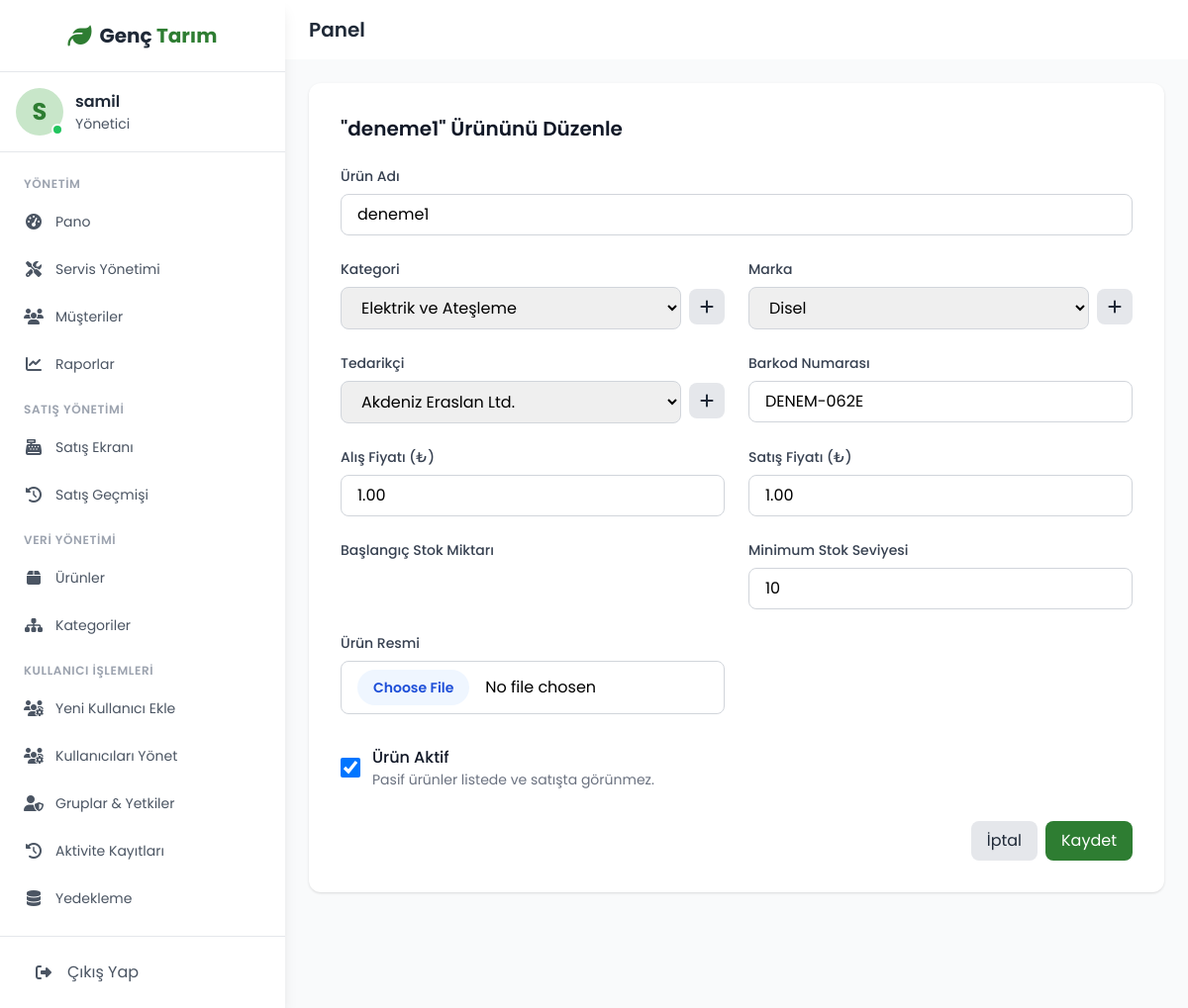
The page /inventory/products/deneme1/edit/ (signed in) on the database its author committed.
### inventory/models.py (models this page shows, shortened)
class Product(models.Model):
    UNIT_CHOICES = [('adet', 'Adet'), ('takim', 'Takım'), ('metre', 'Metre'), ('kg', 'Kilogram'), ('litre', 'Litre')]
    name = models.CharField(max_length=255, verbose_name="Ürün Adı")
    slug = models.SlugField(max_length=280, unique=True, blank=True)
    category = models.ForeignKey(Category, on_delete=models.SET_NULL, null=True, blank=True, verbose_name="Kategori", related_name="products")
    brand = models.ForeignKey(Brand, on_delete=models.SET_NULL, null=True, blank=True, verbose_name="Marka", related_name="products")
    supplier = models.ForeignKey(Supplier, on_delete=models.SET_NULL, null=True, blank=True, verbose_name="Tedarikçi", related_name="products")
    shelf = models.ForeignKey(Shelf, on_delete=models.SET_NULL, null=True, blank=True, verbose_name="Raf", related_name="products")
    product_code = models.CharField(max_length=100, unique=True, blank=True, null=True, verbose_name="Ürün Kodu (SKU)")
    barcode_data = models.CharField(max_length=100, unique=True, blank=True, null=True, verbose_name="Barkod Verisi")
    barcode_image = models.ImageField(upload_to='barcodes/', blank=True, null=True, verbose_name="Barkod Resmi")
    description = models.TextField(blank=True, null=True, verbose_name="Açıklama")
    image = models.ImageField(upload_to='product_images/', blank=True, null=True, verbose_name="Ürün Resmi")
    model_compatibility = models.CharField(max_length=255, blank=True, null=True, verbose_name="Model Uyumluluğu")
    purchase_price = models.DecimalField(max_digits=10, decimal_places=2, null=True, blank=True, verbose_name="Alış Fiyatı")
    selling_price = models.DecimalField(max_digits=10, decimal_places=2, verbose_name="Satış Fiyatı")
    vat_rate = models.ForeignKey(
        'sales.TaxRate',
        on_delete=models.PROTECT,
        null=True, blank=True,
        verbose_name="Uygulanacak Vergi Oranı"
    )
    quantity = models.IntegerField(default=0, verbose_name="Mevcut Stok Miktarı")
    min_stock_level = models.PositiveIntegerField(default=5, verbose_name="Minimum Stok Seviyesi")
    unit = models.CharField(max_length=10, choices=UNIT_CHOICES, default='adet', verbose_name="Birim")
    is_active = models.BooleanField(default=True, verbose_name="Aktif mi?")
    created_at = models.DateTimeField(auto_now_add=True)
    updated_at = models.DateTimeField(auto_now=True)
    objects = models.Manager()
    active_objects = ActiveProductManager()
    class Meta:
        verbose_name = "Ürün"
        verbose_name_plural = "Ürünler"
        ordering = ['name']

### inventory/views.py (the view, shortened to what this page needs)
# urls.py: path('products/<slug:slug>/edit/', views.ProductUpdateView.as_view(), name='product_update'),
class ProductUpdateView(LoginRequiredMixin, PermissionRequiredMixin, SuccessMessageMixin, UpdateView):
    model = Product
    form_class = ProductForm
    template_name = 'inventory/product_form.html'
    permission_required = 'inventory.change_product'
    success_message = "Ürün başarıyla güncellendi."
    def get_context_data(self, **kwargs):
        context = super().get_context_data(**kwargs)
        context['page_title'] = f'"{self.object.name}" Ürününü Düzenle'
        return context

### inventory/models.py (called while the page is built)
    def __str__(self):
        full_path = [self.name]; k = self.parent
        while k is not None: full_path.append(k.name); k = k.parent
        return ' > '.join(full_path[::-1])

    def __str__(self): return self.name

    def __str__(self): return self.name

### gem/inventory/templates/inventory/product_form.html (shortened to what this page needs)
{% extends 'base.html' %}
{% block content %}
<div class="bg-white p-8 rounded-xl shadow max-w-4xl mx-auto">
    <h1 class="text-xl font-semibold text-gray-900 mb-6">{{ page_title }}</h1>
    <form method="post" enctype="multipart/form-data">
        <div class="grid grid-cols-1 md:grid-cols-2 gap-x-6 gap-y-6">
            <div class="md:col-span-2">
                <label for="{{ form.name.id_for_label }}" class="block text-gray-700 text-sm font-medium mb-1">Ürün Adı</label>
                {{ form.name }}
            </div>
            <div>
                <label for="{{ form.category.id_for_label }}" class="block text-gray-700 text-sm font-medium mb-1">Kategori</label>
                <div class="flex items-center gap-x-2">
                    {{ form.category }}
                    <button type="button" class="quick-add-btn flex-shrink-0 bg-gray-200 hover:bg-gray-300 text-gray-800 rounded-lg w-9 h-9 flex items-center justify-center" data-field="category" data-url="{% url 'inventory:add_category_ajax' %}" data-title="Yeni Kategori Ekle">
                        <i class="fas fa-plus"></i>
                    </button>
                </div>
            </div>
            <div>
                <label for="{{ form.brand.id_for_label }}" class="block text-gray-700 text-sm font-medium mb-1">Marka</label>
                <div class="flex items-center gap-x-2">
                    {{ form.brand }}
                    <button type="button" class="quick-add-btn flex-shrink-0 bg-gray-200 hover:bg-gray-300 text-gray-800 rounded-lg w-9 h-9 flex items-center justify-center" data-field="brand" data-url="{% url 'inventory:add_brand_ajax' %}" data-title="Yeni Marka Ekle">
                        <i class="fas fa-plus"></i>
                    </button>
                </div>
            </div>
            <div>
                <label for="{{ form.supplier.id_for_label }}" class="block text-gray-700 text-sm font-medium mb-1">Tedarikçi</label>
                <div class="flex items-center gap-x-2">
                    {{ form.supplier }}
                    <button type="button" class="quick-add-btn flex-shrink-0 bg-gray-200 hover:bg-gray-300 text-gray-800 rounded-lg w-9 h-9 flex items-center justify-center" data-field="supplier" data-url="{% url 'inventory:add_supplier_ajax' %}" data-title="Yeni Tedarikçi Ekle">
                        <i class="fas fa-plus"></i>
                    </button>
                </div>
            </div>
            <div><label for="{{ form.barcode_data.id_for_label }}" class="block text-gray-700 text-sm font-medium mb-1">Barkod Numarası</label>{{ form.barcode_data }}</div>
            <div><label for="{{ form.purchase_price.id_for_label }}" class="block text-gray-700 text-sm font-medium mb-1">Alış Fiyatı (₺)</label>{{ form.purchase_price }}</div>
            <div><label for="{{ form.selling_price.id_for_label }}" class="block text-gray-700 text-sm font-medium mb-1">Satış Fiyatı (₺)</label>{{ form.selling_price }}</div>
             <div>
                <label for="{{ form.initial_stock.id_for_label }}" class="block text-gray-700 text-sm font-medium mb-1">Başlangıç Stok Miktarı</label>
            </div>
            <div><label for="{{ form.min_stock_level.id_for_label }}" class="block text-gray-700 text-sm font-medium mb-1">Minimum Stok Seviyesi</label>{{ form.min_stock_level }}</div>
            <div><label for="{{ form.image.id_for_label }}" class="block text-gray-700 text-sm font-medium mb-1">Ürün Resmi</label>{{ form.image }}</div>
            <div class="md:col-span-2 flex items-center pt-2 gap-x-3">{{ form.is_active }}<div><label for="{{ form.is_active.id_for_label }}" class="font-medium text-gray-900">Ürün Aktif</label><p class="text-gray-500 text-sm">Pasif ürünler listede ve satışta görünmez.</p></div></div>
        </div>
        <div class="mt-8 flex justify-end gap-2">
            <a href="{% url 'inventory:product_list' %}" class="bg-gray-200 hover:bg-gray-300 text-gray-800 px-4 py-2 rounded-lg transition-all">İptal</a>
            <button type="submit" class="bg-primary hover:bg-dark text-white px-4 py-2 rounded-lg transition-all flex items-center">Kaydet</button>
        </div>
    </form>
</div>
{% endblock %}

### templates/base.html (shortened to what this page needs)
{% load static %}
<!DOCTYPE html>
<html lang="tr" class="h-full bg-gray-50">
<head>
    <script src="https://cdn.tailwindcss.com"></script>
    <link rel="stylesheet" href="https://cdnjs.cloudflare.com/ajax/libs/font-awesome/6.4.0/css/all.min.css">
</head>
<body class="h-full">
    {% if user.is_authenticated %}
    <div class="flex h-screen">
        <div id="sidebar" class="sidebar bg-white w-64 md:w-72 flex-col shadow-lg z-20 hidden md:flex">
            <div class="flex items-center justify-center py-5 border-b border-gray-200">
                <a href="{% url 'accounts:dashboard_redirect' %}" class="flex items-center space-x-2">
                    <i class="fas fa-leaf text-2xl text-primary"></i>
                    <h1 class="text-xl font-bold text-gray-800">Genç <span class="text-primary">Tarım</span></h1>
                </a>
            </div>
            <div class="p-4 flex items-center space-x-3 border-b border-gray-200">
                <div class="relative">
                    <div class="w-12 h-12 rounded-full bg-light flex items-center justify-center">
                        <span class="text-2xl font-bold text-primary">{{ user.username.0|upper }}</span>
                    </div>
                    <span class="absolute bottom-0 right-0 w-3 h-3 bg-green-500 rounded-full border-2 border-white"></span>
                </div>
                <div>
                    <h3 class="font-semibold text-gray-800">{{ user.get_full_name|default:user.username }}</h3>
                    <p class="text-sm text-gray-600">{% if user.is_superuser %}Yönetici{% elif user.groups.all.0.name == 'Teknisyen' %}Teknisyen{% else %}Personel{% endif %}</p>
                </div>
            </div>
            <nav class="flex-1 py-4">
    <ul class="space-y-1 px-2">
    {% if user.is_superuser %}
        <li><h3 class="px-4 mt-2 mb-2 text-xs font-semibold text-gray-400 uppercase tracking-wider">Yönetim</h3></li>
        <li><a href="{% url 'dashboard:index' %}" class="nav-link"><i class="fas fa-tachometer-alt fa-fw mr-3"></i><span class="text-sm">Pano</span></a></li>
        <li><a href="{% url 'service:servicerecord_list' %}" class="nav-link"><i class="fas fa-tools fa-fw mr-3"></i><span class="text-sm">Servis Yönetimi</span></a></li>
        <li><a href="{% url 'customers:customer_list' %}" class="nav-link"><i class="fas fa-users fa-fw mr-3"></i><span class="text-sm">Müşteriler</span></a></li>
        <li><a href="{% url 'inventory:reports_page' %}" class="nav-link"><i class="fas fa-chart-line fa-fw mr-3"></i><span class="text-sm">Raporlar</span></a></li>
        <li><h3 class="px-4 mt-4 mb-2 text-xs font-semibold text-gray-400 uppercase tracking-wider">Satış Yönetimi</h3></li>
        <li><a href="{% url 'sales:pos_terminal' %}" class="nav-link"><i class="fas fa-cash-register fa-fw mr-3"></i><span class="text-sm">Satış Ekranı</span></a></li>
        <li><a href="{% url 'sales:sale_history_list' %}" class="nav-link"><i class="fas fa-history fa-fw mr-3"></i><span class="text-sm">Satış Geçmişi</span></a></li>
        <li><h3 class="px-4 mt-4 mb-2 text-xs font-semibold text-gray-400 uppercase tracking-wider">Veri Yönetimi</h3></li>
        <li><a href="{% url 'inventory:product_list' %}" class="nav-link"><i class="fas fa-box fa-fw mr-3"></i><span class="text-sm">Ürünler</span></a></li>
        {% if perms.inventory.view_category %}
        <li><a href="{% url 'inventory:category_list' %}" class="nav-link"><i class="fas fa-sitemap fa-fw mr-3"></i><span class="text-sm">Kategoriler</span></a></li>
        {% endif %}
        <li><h3 class="px-4 mt-4 mb-2 text-xs font-semibold text-gray-400 uppercase tracking-wider">Kullanıcı İşlemleri</h3></li>
        <li><a href="{% url 'accounts:user_add' %}" class="nav-link"><i class="fas fa-users-cog fa-fw mr-3"></i><span class="text-sm">Yeni Kullanıcı Ekle</span></a></li>
        <li><a href="{% url 'accounts:user_list' %}" class="nav-link"><i class="fas fa-users-cog fa-fw mr-3"></i><span class="text-sm">Kullanıcıları Yönet</span></a></li>
        <li><a href="{% url 'accounts:group_list' %}" class="nav-link"><i class="fas fa-user-shield fa-fw mr-3"></i><span class="text-sm">Gruplar & Yetkiler</span></a></li>
        <li><a href="{% url 'logs:log_list' %}" class="nav-link"><i class="fas fa-history fa-fw mr-3"></i><span class="text-sm">Aktivite Kayıtları</span></a></li>
        <li><a href="{% url 'backups:backup_management' %}" class="nav-link"><i class="fas fa-database fa-fw mr-3"></i><span class="text-sm">Yedekleme</span></a></li>
    {% else %}
        <li><a href="{% url 'dashboard:index' %}" class="nav-link"><i class="fas fa-tachometer-alt fa-fw mr-3"></i><span class="text-sm">Pano</span></a></li>
    {% endif %}
</ul>
</nav>
            <div class="p-4 border-t border-gray-200">
                <a href="{% url 'accounts:logout' %}" class="flex items-center px-4 py-2 text-gray-600 hover:bg-gray-100 rounded-lg">
                    <i class="fas fa-sign-out-alt w-6 text-center mr-3"></i>
                    <span>Çıkış Yap</span>
                </a>
            </div>
        </div>
        <div class="flex-1 flex flex-col overflow-hidden">
            <header class="bg-white shadow-sm">
                <div class="flex items-center justify-between px-6 py-4">
                    <div class="flex items-center">
                        <h2 class="text-xl font-semibold text-gray-800">{% block page_title %}Panel{% endblock %}</h2>
                    </div>
                </div>
            </header>
            <main class="flex-1 overflow-y-auto p-6 bg-gray-50">
                {% block content %}{% endblock %}
            </main>
        </div>
    </div>
    {% else %}
    <div class="flex h-screen">
        {% block guest_content %}
        {% endblock guest_content %}
    </div>
    {% endif %}
</body>
</html>

### templates/base.html (style rules this page uses)
body { font-family: 'Poppins', sans-serif; background-color: #f5f7fa; }
.sidebar { transition: all 0.3s ease; }
.nav-link { display: flex; align-items: center; padding: 0.75rem 1rem; color: #4b5563; border-radius: 0.5rem; transition: all 0.2s ease; }

### rows shown on the page
Product: name "deneme1", category "Elektrik ve Ateşleme", brand "Disel", supplier "Akdeniz Eraslan Ltd.", barcode_data "DENEM-062E", purchase_price "1.00", selling_price "1.00", min_stock_level "10", is_active "☑"

### other values the page prints
{{ user.username.0|upper }} "S"
{{ user.get_full_name|default:user.username }} "samil"
{{ page_title }} "\"deneme1\" Ürününü Düzenle"
